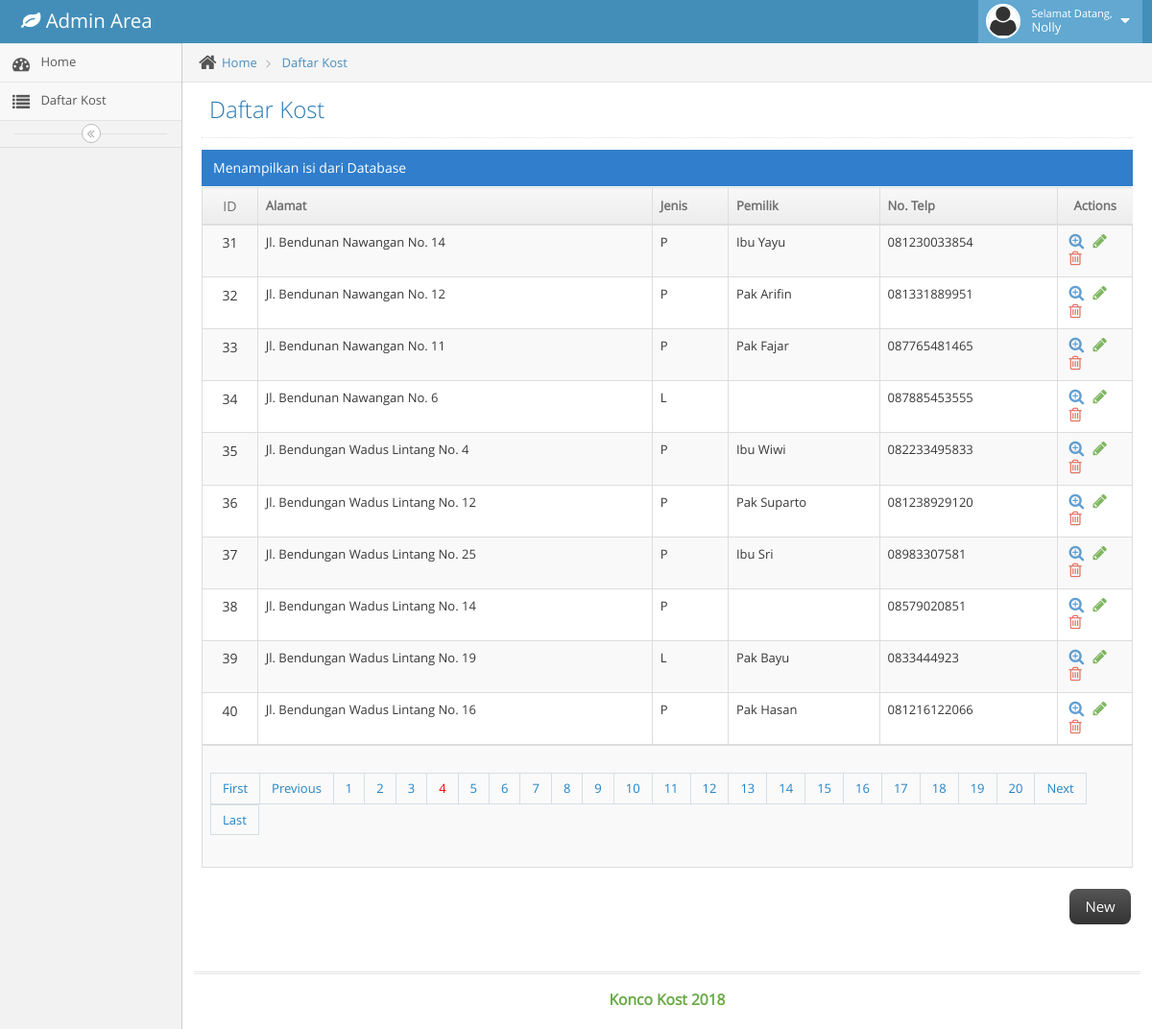
The page /modul/admin/index.php?modul=konten&file=content&page_no=4 (signed in) on the database its author committed.
### tables this page shows
CREATE TABLE `tb_kost` (
  `id` int(5) NOT NULL,
  `alamat` varchar(255) DEFAULT NULL,
  `jenis` varchar(3) DEFAULT NULL,
  `pemilik` int(3) DEFAULT NULL,
  `jumlah` varchar(3) DEFAULT NULL,
  `terpakai` varchar(3) DEFAULT NULL,
  `harga_a` int(12) DEFAULT NULL,
  `harga_b` varchar(12) DEFAULT NULL,
  `ukuran` varchar(12) DEFAULT NULL,
  `periode` varchar(10) DEFAULT NULL,
  `fasilitas` varchar(255) DEFAULT NULL,
  `latitude` decimal(9,6) DEFAULT NULL,
  `longitude` decimal(9,6) DEFAULT NULL,
  `image` varchar(255) DEFAULT NULL
);

### modul/admin/modul/konten/proses.php (the view, shortened to what this page needs)
<?php
class crud
{
	private $db;
	function __construct($koneksi)
	{
		$this->db = $koneksi;
	}
	public function dataview($query)
	{
		$stmt = $this->db->prepare($query);
		$stmt->execute();
		if($stmt->rowCount()>0)
		{
			while($data=$stmt->fetch(PDO::FETCH_ASSOC))
			{
				?>
                <tr>
					<td class="center">
						<label class="pos-rel"><?php echo $data['id'] ?></label>
					</td>
					<td><?php echo $data['alamat'] ?></td>
					<td><?php echo $data['jenis'] ?></td>
					<?php
						$query=$this->db->prepare("SELECT * FROM tb_admin WHERE id = :id");
						$query->bindParam(":id", $data['pemilik']);
					    $query->execute();
					    while($row = $query->fetch())
					    {
					?>
					<td class="hidden-480"><?php echo $row['nama'] ?></td>
					<td><?php echo $row['kontak'] ?></td>
				<?php } ?>
					<td>
					<div class="hidden-sm hidden-xs action-buttons">
						<a class="blue" href="index.php?modul=konten&file=view&id=<?php echo $data['id'] ?>">
							<i class="ace-icon fa fa-search-plus bigger-130"></i>
						</a>
						<a class="green" href="index.php?modul=konten&file=edit&id=<?php echo $data['id'] ?>">
							<i class="ace-icon fa fa-pencil bigger-130"></i>
						</a>
						<a class="red" href="index.php?modul=konten&file=hapus&id=<?php echo $data['id'] ?>">
							<i class="ace-icon fa fa-trash-o bigger-130"></i>
						</a>
					</div>
					</td>
				</tr>
                <?php
			}
		}
		else
		{
			?>
            <tr>
            <td>Nothing here...</td>
            </tr>
            <?php
		}
	}
	public function paginglink($query,$records_per_page)
	{
		$self = "index.php?modul=konten&file=content" ;
		$stmt = $this->db->prepare($query);
		$stmt->execute();
		$total_no_of_records = $stmt->rowCount();
		if($total_no_of_records > 0)
		{
			?><ul class="pagination"><?php
			$total_no_of_pages=ceil($total_no_of_records/$records_per_page);
			$current_page=1;
			if(isset($_GET["page_no"]))
			{
				$current_page=$_GET["page_no"];
			}
			if($current_page!=1)
			{
				$previous =$current_page-1;
				echo "<li><a href='".$self."&page_no=1'>First</a></li>";
				echo "<li><a href='".$self."&page_no=".$previous."'>Previous</a></li>";
			}
			for($i=1;$i<=$total_no_of_pages;$i++)
			{
				if($i==$current_page)
				{
					echo "<li><a href='".$self."&page_no=".$i."' style='color:red;'>".$i."</a></li>";
				}
				else
				{
					echo "<li><a href='".$self."&page_no=".$i."'>".$i."</a></li>";
				}
			}
			if($current_page!=$total_no_of_pages)
			{
				$next=$current_page+1;
				echo "<li><a href='".$self."&page_no=".$next."'>Next</a></li>";
				echo "<li><a href='".$self."&page_no=".$total_no_of_pages."'>Last</a></li>";
			}
			?></ul><?php
		}
	}
}

### rows shown on the page
tb_kost: id "31", alamat "Jl. Bendunan Nawangan No. 14", jenis "P"
tb_kost: id "32", alamat "Jl. Bendunan Nawangan No. 12", jenis "P"
tb_kost: id "33", alamat "Jl. Bendunan Nawangan No. 11", jenis "P"
tb_kost: id "34", alamat "Jl. Bendunan Nawangan No. 6", jenis "L"
tb_kost: id "35", alamat "Jl. Bendungan Wadus Lintang No. 4", jenis "P"
tb_kost: id "36", alamat "Jl. Bendungan Wadus Lintang No. 12", jenis "P"
tb_kost: id "37", alamat "Jl. Bendungan Wadus Lintang No. 25", jenis "P"
tb_kost: id "38", alamat "Jl. Bendungan Wadus Lintang No. 14", jenis "P"
tb_kost: id "39", alamat "Jl. Bendungan Wadus Lintang No. 19", jenis "L"
tb_kost: id "40", alamat "Jl. Bendungan Wadus Lintang No. 16", jenis "P"

### other values the page prints
$_SESSION['nama'] "Nolly"
$row['nama'] "Ibu Yayu"
$row['kontak'] "081230033854"
$row['nama'] "Pak Arifin"
$row['kontak'] "081331889951"
$row['nama'] "Pak Fajar"
$row['kontak'] "087765481465"
$row['kontak'] "087885453555"
$row['nama'] "Ibu Wiwi"
$row['kontak'] "082233495833"
$row['nama'] "Pak Suparto"
$row['kontak'] "081238929120"
$row['nama'] "Ibu Sri"
$row['kontak'] "08983307581"
$row['kontak'] "08579020851"
